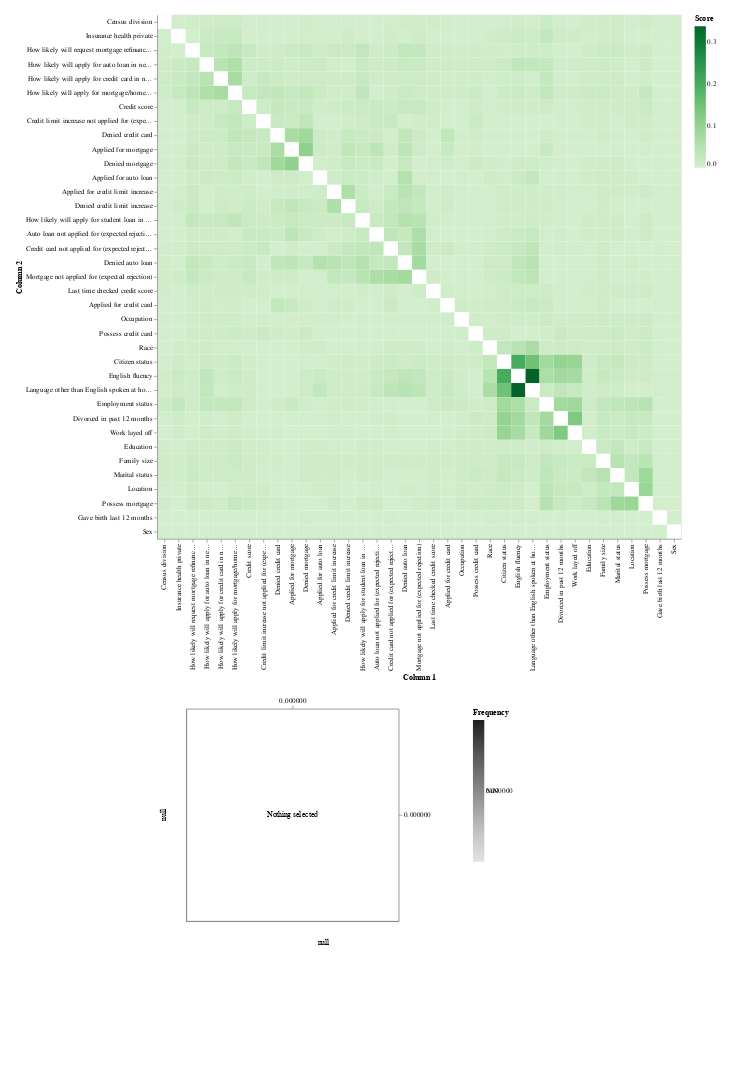

The notebook cell saved with this chart:
### Code cell
plot_heatmap(heatmap_df, all_data)
